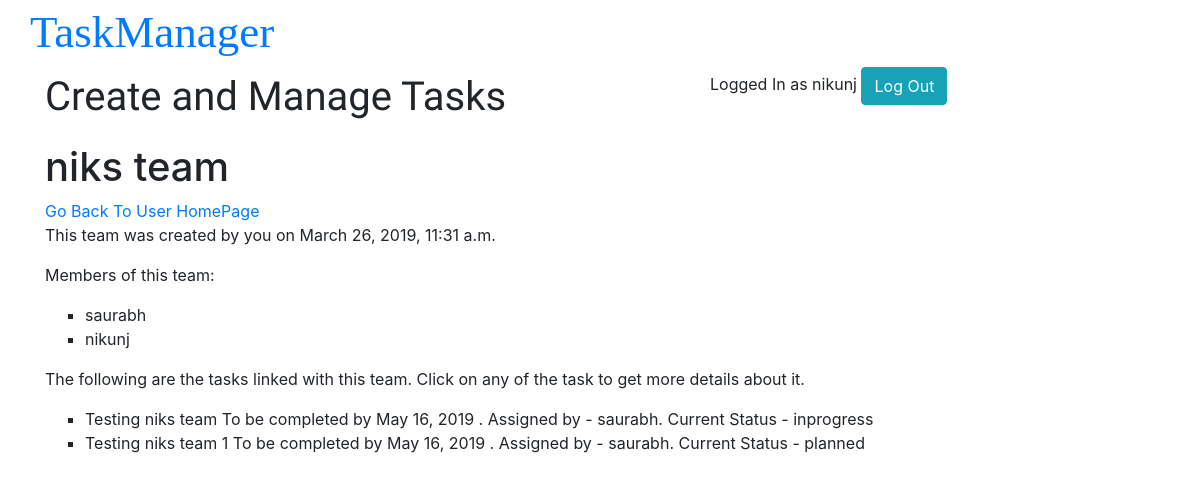
The app's page /users/teamdisplay/11/ (signed in) with its own data.
### users/models.py (models this page shows, shortened)
class Team(models.Model):
    name = models.CharField(max_length=100)
    users = models.ManyToManyField(User)
    created_by = models.CharField(max_length=100)
    created_on = models.DateTimeField(auto_now_add=True)

### tasks/models.py (models this page shows, shortened)
class Task(models.Model):
    team = models.ForeignKey(Team,on_delete=models.CASCADE, null=True, blank=True)
    title = models.CharField(max_length=100)
    description = models.TextField()
    assignee = models.ManyToManyField(User)
    status = models.CharField(max_length=15,choices=STATUS, default='Planned')
    deadline = models.DateField(blank=True, null=True)
    created_by = models.CharField(max_length=100)
    created_on = models.DateTimeField(auto_now_add=True)

### users/views.py (the view)
# urls.py: url(r'^teamdisplay/(?P<id>[\w-]+)/$', views.team_display, name="team-disp"),
@login_required(login_url="/")
def team_display(request,id):
    team = Team.objects.get(pk=id)
    users = team.users.all()
    print(users)
    tasks = team.task_set.all()
    context = {
        'user': request.user,
        'team': team,
        'users': users,
        'tasks': tasks
    }
    return render(request, 'users/team_display.html', context)

### users/templates/users/team_display.html (shortened to what this page needs)
{% extends 'base.html' %}
{% load staticfiles %}
{% block one %}
    <h1 id="detailhead">{{ team.name }}</h1>
    <a href="{% url 'users:userpage' %}">Go Back To User HomePage</a>
    {% ifequal team.created_by user.username %}
        <p>This team was created by you on {{ team.created_on }}</p>
    {% else %}
        <p>This team was created by {{ team.created_by }} on {{ team.created_on }}</p>
    {% endifequal %}
    <div>
        <p>Members of this team:</p>
        <ul>
        {% for user in users %}
            <li>{{ user.username }}</li>
        {% endfor %}
        </ul>
    </div>
    <div>
        {% if tasks %}
            <p>The following are the tasks linked with this team. Click on any of the task to get more details about it.</p>
            <ul>
            {% for task in tasks %}
                <li>{{ task.title }}
                    {% if task.deadline %} To be completed by {{ task.deadline }} {% endif %}.
                    Assigned by - {{ task.created_by }}.
                    Current Status - {{ task.status }}
                </li>
            {% endfor %}
            </ul>
        {% else %}
            <p>There are no tasks associated with this team.</p>
        {% endif %}
    </div>
{% endblock %}

### global_templates/base.html (shortened to what this page needs)
{% load staticfiles %}
<!DOCTYPE html>
<html>
    <head>
        <meta-charset="utf-8">
        <link rel="stylesheet" type="text/css" href="{% static 'styles.css' %}">
        <link rel="stylesheet" href="https://maxcdn.bootstrapcdn.com/bootstrap/4.1.0/css/bootstrap.min.css">
    </head>
    <body>
        <div class="container">
        <header>
            {% if user.is_authenticated %}
            <div class="row">
                <h1 class="title"><a href="{% url 'users:userpage' %}">TaskManager</a></h1>
            </div>
            <div class="row">
            <div class="col-md-7">
                <p class="line">Create and Manage Tasks</p>
            </div>
            <nav class="navi col-md-5">
                <span>Logged In as {{ user.username }}</span>
                <a href="{% url 'users:logout' %}"><input type="submit" class="btn btn-info" value="Log Out"></a>
            </nav>
            </div>
            {% endif %}
        </header>
        <div class="wrap">
            {% block one %}
            {% endblock %}
        </div>
        </div>
    </body>
</html>

### global_assets/styles.css (style rules this page uses)
.title { margin-top: 5px; font-family: 'Arvo', serif; font-size: 45px; }
.line { font-family: 'Tangerine', cursive; font-size: 40px; }
li { list-style-type: square; }

### records on screen
Team: name "niks team", created_on "March 26, 2019, 11:31 a.m."
Task: title "Testing niks team", deadline "May 16, 2019", created_by "saurabh", status "inprogress"
Task: title "Testing niks team 1", deadline "May 16, 2019", created_by "saurabh", status "planned"

### other values on screen
{{ user.username }} "nikunj"
{{ user.username }} "saurabh"
